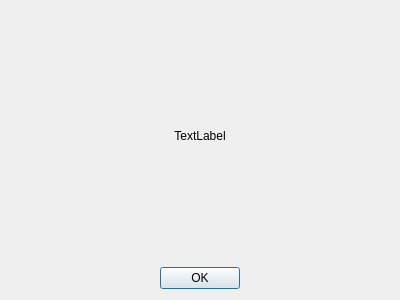
<?xml version="1.0" encoding="UTF-8"?>
<ui version="4.0">
 <class>AboutDialog</class>
 <widget class="QDialog" name="AboutDialog">
  <property name="geometry">
   <rect>
    <x>0</x>
    <y>0</y>
    <width>400</width>
    <height>300</height>
   </rect>
  </property>
  <property name="windowTitle">
   <string>Dialog</string>
  </property>
  <layout class="QVBoxLayout" name="verticalLayout">
   <item>
    <widget class="QLabel" name="label">
     <property name="sizePolicy">
      <sizepolicy hsizetype="Expanding" vsizetype="Expanding">
       <horstretch>0</horstretch>
       <verstretch>0</verstretch>
      </sizepolicy>
     </property>
     <property name="text">
      <string>TextLabel</string>
     </property>
     <property name="alignment">
      <set>Qt::AlignCenter</set>
     </property>
    </widget>
   </item>
   <item>
    <layout class="QHBoxLayout" name="horizontalLayout">
     <item>
      <spacer name="horizontalSpacer">
       <property name="orientation">
        <enum>Qt::Horizontal</enum>
       </property>
       <property name="sizeHint" stdset="0">
        <size>
         <width>40</width>
         <height>20</height>
        </size>
       </property>
      </spacer>
     </item>
     <item>
      <widget class="QPushButton" name="pushButton">
       <property name="text">
        <string>OK</string>
       </property>
      </widget>
     </item>
     <item>
      <spacer name="horizontalSpacer_2">
       <property name="orientation">
        <enum>Qt::Horizontal</enum>
       </property>
       <property name="sizeHint" stdset="0">
        <size>
         <width>40</width>
         <height>20</height>
        </size>
       </property>
      </spacer>
     </item>
    </layout>
   </item>
  </layout>
 </widget>
 <resources/>
 <connections/>
</ui>
